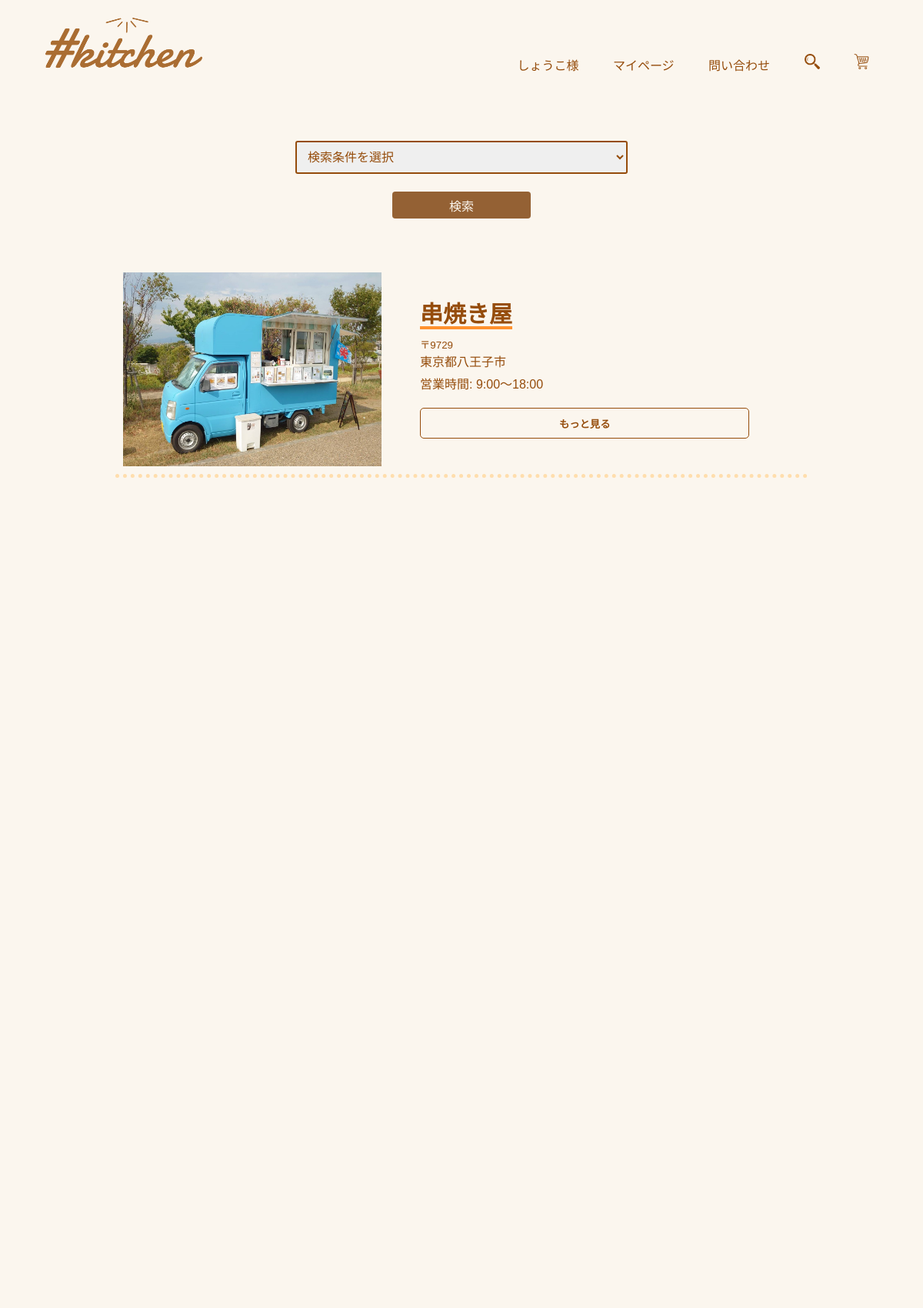
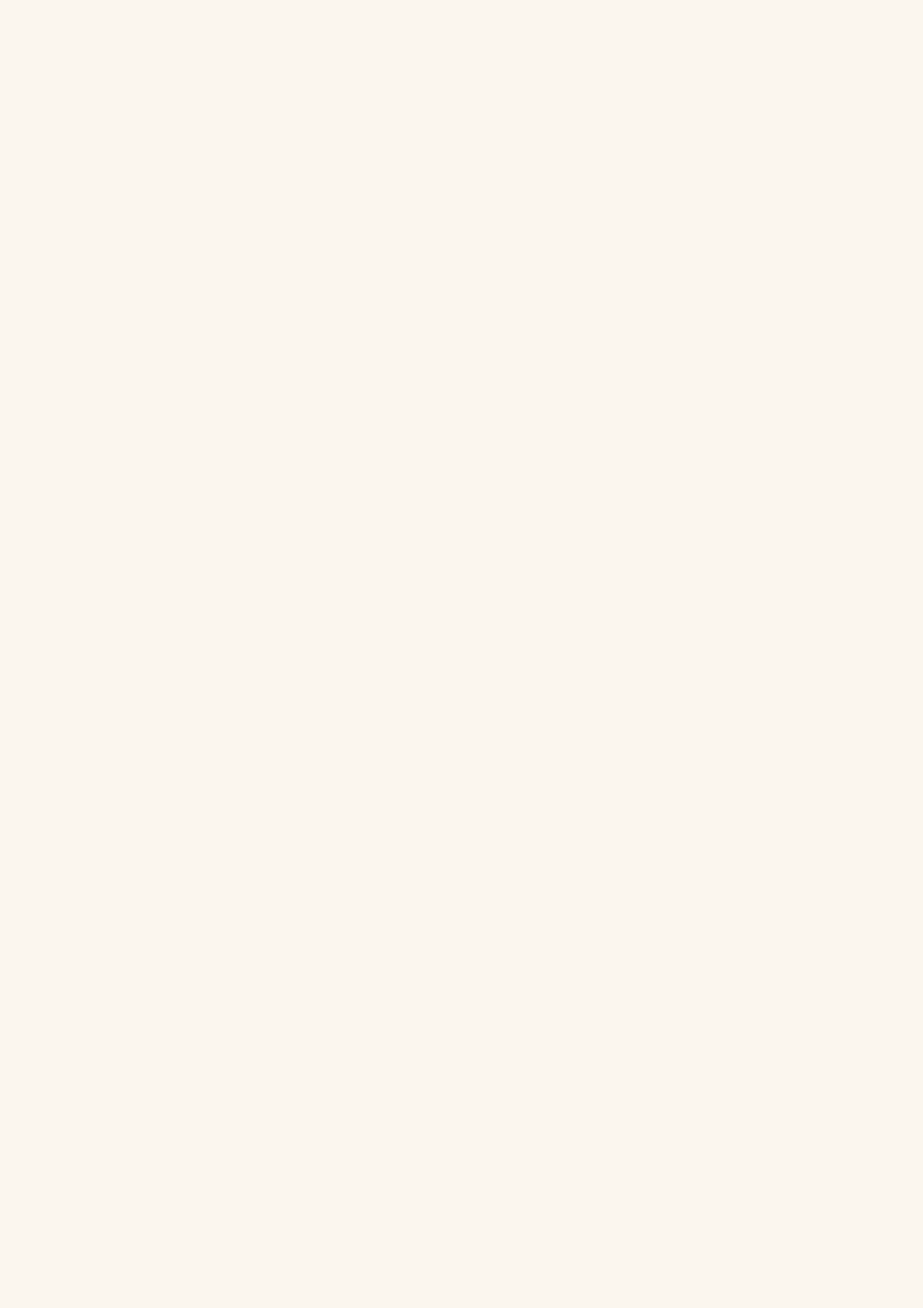
Page /introduction.php (signed in, upper part) on the committed database (2 pictures, top to bottom).
### tables this page shows
CREATE TABLE `t_users` (
  `F_User_ID` char(8) NOT NULL,
  `F_UserName` varchar(255) NOT NULL,
  `F_LastName` varchar(255) NOT NULL,
  `F_FirstName` varchar(255) NOT NULL,
  `F_UserAddress` varchar(255) NOT NULL,
  `F_UserPostcode` int(7) NOT NULL,
  `F_UserPhonenumber` char(15) NOT NULL,
  `F_BirthdayDate` date NOT NULL,
  `F_UserPass` varchar(255) NOT NULL,
  `F_User_Item` char(8) DEFAULT NULL,
  `F_Coupon_ID` char(8) DEFAULT NULL,
  `F_UserLog_ID` char(8) DEFAULT NULL,
  `F_UserMailaddress` varchar(255) NOT NULL
);

CREATE TABLE `t_shop` (
  `F_Shop_ID` char(8) NOT NULL,
  `F_ShopName` varchar(255) NOT NULL,
  `F_ShopMailaddress` varchar(255) NOT NULL,
  `F_ShopPhonenumber` varchar(15) NOT NULL,
  `F_ShopPostcode` int(7) NOT NULL,
  `F_ShopAddress` varchar(255) NOT NULL,
  `F_Category_ID` char(8) NOT NULL,
  `F_Forum_ID` char(8) DEFAULT NULL,
  `F_ShopComment` varchar(255) DEFAULT NULL,
  `F_User_ID` varchar(4) NOT NULL,
  `F_Shopimage_ID` varchar(4) NOT NULL,
  `F_OpenTime` time(4) DEFAULT NULL,
  `F_CloseTime` time DEFAULT NULL
);

CREATE TABLE `t_shopimages` (
  `F_Shopimage_ID` varchar(4) NOT NULL,
  `F_ShopimageName` varchar(255) NOT NULL
);

### introduction.php (the view, shortened to what this page needs)
<?php
require("./dbconnect.php");
if (!empty($_POST['cate'])) {
    $cate = $_POST['cate'];
    $sql = "SELECT * FROM T_Shop WHERE F_Category_ID = :id";
    $stmt = $db->prepare($sql);
    $stmt->bindValue(':id', $cate);
    $stmt->execute();
    $record = $stmt->fetchAll(PDO::FETCH_ASSOC);
} else {
    $sql = "SELECT * FROM T_Shop";
    $stmt = $db->prepare($sql);
    $stmt->execute();
    $record = $stmt->fetchAll(PDO::FETCH_ASSOC);
}
?>
<!DOCTYPE html>
<html lang="ja">
<head>
    <link rel="stylesheet" href="css/style.css">
</head>
<body>
    <header>
        <?php require_once("header.php") ?>
    </header>
    <form action="" method="post">
        <section class="intro_search">
            <select class="conditions" name="cate">
                <option value="">検索条件を選択</option>
            </select>
        </section>
        <div class="intro_search_bt">
            <button type="submit" value="検索">検索</button>
        </div>
    </form>
    <article class="intro" id="intro">
        <?php
        for ($i = 0; $i < count($record); $i++) {
            $sql = "SELECT F_ShopImageName FROM T_ShopImages WHERE F_Shopimage_ID = :id";
            $stmt = $db->prepare($sql);
            $stmt->bindValue(':id', $record[$i]['F_Shopimage_ID']);
            $stmt->execute();
            $img = $stmt->fetch(PDO::FETCH_ASSOC);
            echo "<section class='intro_shop fadeIn'>
    <div class='intro_shop_img'>
        <img src='./image/" . $img['F_ShopImageName'] . "' alt=''>
    </div>
    <div class='intro_shop_info'>
        <div class='intro_shop_data'>
            <div class='intro_shopname'><p>" . $record[$i]['F_ShopName'] . "</p></div>
            <div class='intro_shopdetail'>
                <small>〒" . $record[$i]['F_ShopPostcode'] . "</small>
                <p>" . $record[$i]['F_ShopAddress'] . "</p>
                <p>営業時間: " . date('G:i', strtotime($record[$i]['F_OpenTime'])) . "～" . date('G:i', strtotime($record[$i]['F_CloseTime'])) . "</p>
            </div>
            <div class='intro_morebtn'><a href='misepage.php'>
            <form action='' method='post'>
            <button type='submit' name='S_more' value =" . $record[$i]['F_Shop_ID'] . ">もっと見る</button>
            </form>
            </a>
            </div>
        </div>
    </div>
    </section>";
        }
        ?>
    </article>
</body>
</html>

### header.php (shortened to what this page needs)
<?php
require("./dbconnect.php");
if (!empty($_SESSION['id'])) {
    $sql = "SELECT * FROM T_Users WHERE F_UserMailaddress = :id";
    $stmt = $db->prepare($sql);
    $stmt->bindValue(':id', $_SESSION['id']);
    $stmt->execute();
    $log = $stmt->fetchAll(PDO::FETCH_ASSOC);
}
?>
<!DOCTYPE html>
<html lang="ja">
<head>
    <link rel="stylesheet" href="./css/style.css">
</head>
<body>
    <header>
        <div class="header_logo">
            <a href="index.php"><img src="./image/logo.png" alt="ヘッダーロゴ"></a>
        </div>
        <div class="navigation">
            <ul>
                <?php
                if(!empty($_SESSION['id'])){
                   echo "<li><a>".$log[0]['F_FirstName']."様</a></li>";
                }else {
                    echo "<li><a href='entory.php'>会員登録</a></li>
                    <li><a href='login.php'>ログイン</a></li>";
                }
                ?>
                <li><a href="mypage.php">マイページ</a></li>
                <li><a href="Q&A.php">問い合わせ</a></li>
                <li><a href="introduction.php"><img src="./image/navi_icon.png" alt="検索"></a></li>
                <?php
                if(isset($_SESSION['id'])){
                    if (strpos($log[0]['F_User_ID'], 'S') !== false) {
                    }else{
                        if(!empty($_POST['cart_Icon'])){
                            echo '<li><a href="cart.php"><img src="./image/cart_icon2.png" alt="カートを見る"></a></li>';
                            }else{
                                echo '<li><a href="cart.php"><img src="./image/cart_icon.png" alt="カートを見る"></a></li>';
                            }
                    }
                }else{
                    if(!empty($_POST['cart_Icon'])){
                    echo '<li><a href="cart.php"><img src="./image/cart_icon2.png" alt="カートを見る"></a></li>';
                    }else{
                        echo '<li><a href="cart.php"><img src="./image/cart_icon.png" alt="カートを見る"></a></li>';
                    }
                }
                ?>
            </ul>
        </div>
    </header>
</body>
</html>

### css/style.css (style rules this page uses)
body { font-family: "游ゴシック Medium", "Yu Gothic Medium", "游ゴシック体", YuGothic, sans-serif; font-size: 16px; margin: 0; padding: 0; color: rgb(149, 76, 11); background-color: rgb(251, 246, 238); }
body,h1,h2,h3,h4,p,ul,ol,img { margin: 0; padding: 0; }
ul,li { list-style: none; }
a { text-decoration: none; color: rgb(149, 76, 11); }
img { vertical-align: bottom; }
body { width: 100%; }
header { width: 100%; height: 120px; }
.header_logo img { width: 240px; padding: 10px 40px; float: left; }
.navigation { float: right; }
.navigation ul { margin: 70px 30px 0 0; }
.navigation li { display: inline-block; }
.navigation li a { margin-right: 40px; }
.navigation img { width: 20px; margin-bottom: 5px; }
.navigation li a { position: relative; display: inline-block; }
.navigation li a::after { position: absolute; bottom: -8px; left: 0; content: ""; width: 100%; height: 2px; background: rgb(255, 145, 46); opacity: 0; visibility: hidden; transition: 0.3s; }
.intro_search { width: 60%; margin: 60px auto 20px; text-align: center; display: flex; flex-direction: column; }
select { padding: 10px; color: rgb(149, 76, 11); margin: 3px auto; width: 60%; border: solid 2px rgb(149, 76, 11); border-radius: 3px; font-size:16px; }
.intro_search_bt { margin: 15px auto 20px; text-align: center; }
.intro_search_bt button { width: 15%; height: 35px; font-size: 16px; background-color: rgb(148, 97, 52); color: rgb(251, 246, 238); border: none; border-radius: 4px; cursor: pointer; }
.intro { width: 100%; margin: 60px 0 100px; }
.intro_shop { box-sizing: border-box; width: 75%; height: auto; margin: 15px auto 50px; display: flex; flex-direction: row; border-bottom: 5px dotted #ffdead; }
.intro_shop_img { width: 40%; padding: 10px; }
.intro_shop_img img { width: 100%; }
.intro_shop_info { width: 60%; padding: 20px; }
.intro_shop_data { width: 100%; margin: 20px; }
.intro_shopname { display: inline-block; max-width: 80%; height: auto; font-size: 30px; font-weight: bold; margin-bottom: 10px; }
.intro_shopname p { background: linear-gradient(transparent 90%, rgb(255, 145, 46) 90%); }
.intro_shopdetail { box-sizing: border-box; width: 60%; margin-bottom: 20px; }
.intro_shopdetail p { margin-bottom: 5px; }
.intro_morebtn button { width: 85%; height: 40px; background-color: rgb(251, 246, 238); border: 1.5px solid rgb(149, 76, 11); color: rgb(149, 76, 11); font-weight: bolder; border-radius: 5px; }
.fadeIn { opacity: 0; visibility: hidden; transition: 0.5s; transform: translateY(30px); }
.fadeIn.animated { opacity: 1; visibility: visible; transform: translateY(0); }

### rows in the picture
t_users: F_FirstName "しょうこ"
t_shop: F_Shopimage_ID.F_ShopimageName (picture), F_ShopName "串焼き屋", F_ShopPostcode "9729", F_ShopAddress "東京都八王子市", F_OpenTime "9:00", F_CloseTime "18:00"
